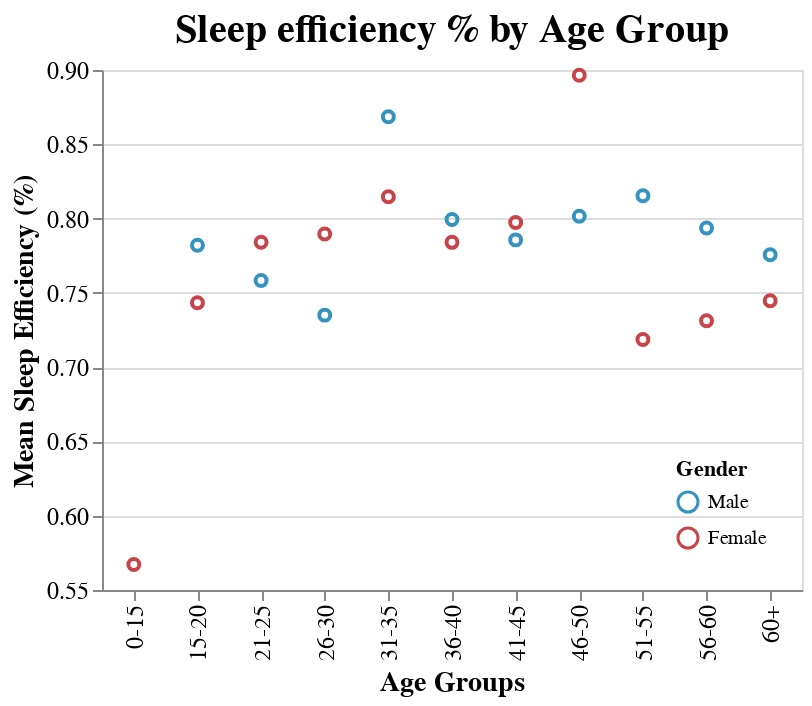

This figure's notebook cell:
### Code cell
#age_sleepeff_line2
age_sleepeff_point

### Figure 1 — Vega-Lite specification as saved in the notebook (floating-point values rounded to 4 significant figures; data arrays with more than 128 entries replaced by an {"elided": "..."} marker saying what was removed)
{"config": {"view": {"continuousWidth": 400, "continuousHeight": 300}}, "data": {"name": "data-407009e354feeb73c07d980ca3874a9b"}, "mark": "point", "encoding": {"color": {"field": "Gender", "legend": {"orient": "bottom-right"}, "scale": {"domain": ["Male", "Female"], "range": ["#3493bf", "#c74448"]}, "type": "nominal"}, "tooltip": [{"field": "binnedAge", "type": "nominal"}, {"aggregate": "mean", "field": "Sleep efficiency", "type": "quantitative"}, {"field": "binnedAge", "type": "nominal"}], "x": {"axis": {"labelFontSize": 12, "titleFontSize": 14}, "field": "binnedAge", "title": "Age Groups", "type": "nominal"}, "y": {"aggregate": "mean", "axis": {"labelFontSize": 12, "titleFontSize": 14}, "field": "Sleep efficiency", "scale": {"zero": false}, "title": "Mean Sleep Efficiency (%)", "type": "quantitative"}}, "height": 260, "title": {"text": ["Sleep efficiency % by Age Group"], "anchor": "middle", "fontSize": 20}, "width": 350, "$schema": "https://vega.github.io/schema/vega-lite/v4.17.0.json", "datasets": {"data-407009e354feeb73c07d980ca3874a9b": {"elided": "452 records"}}}
